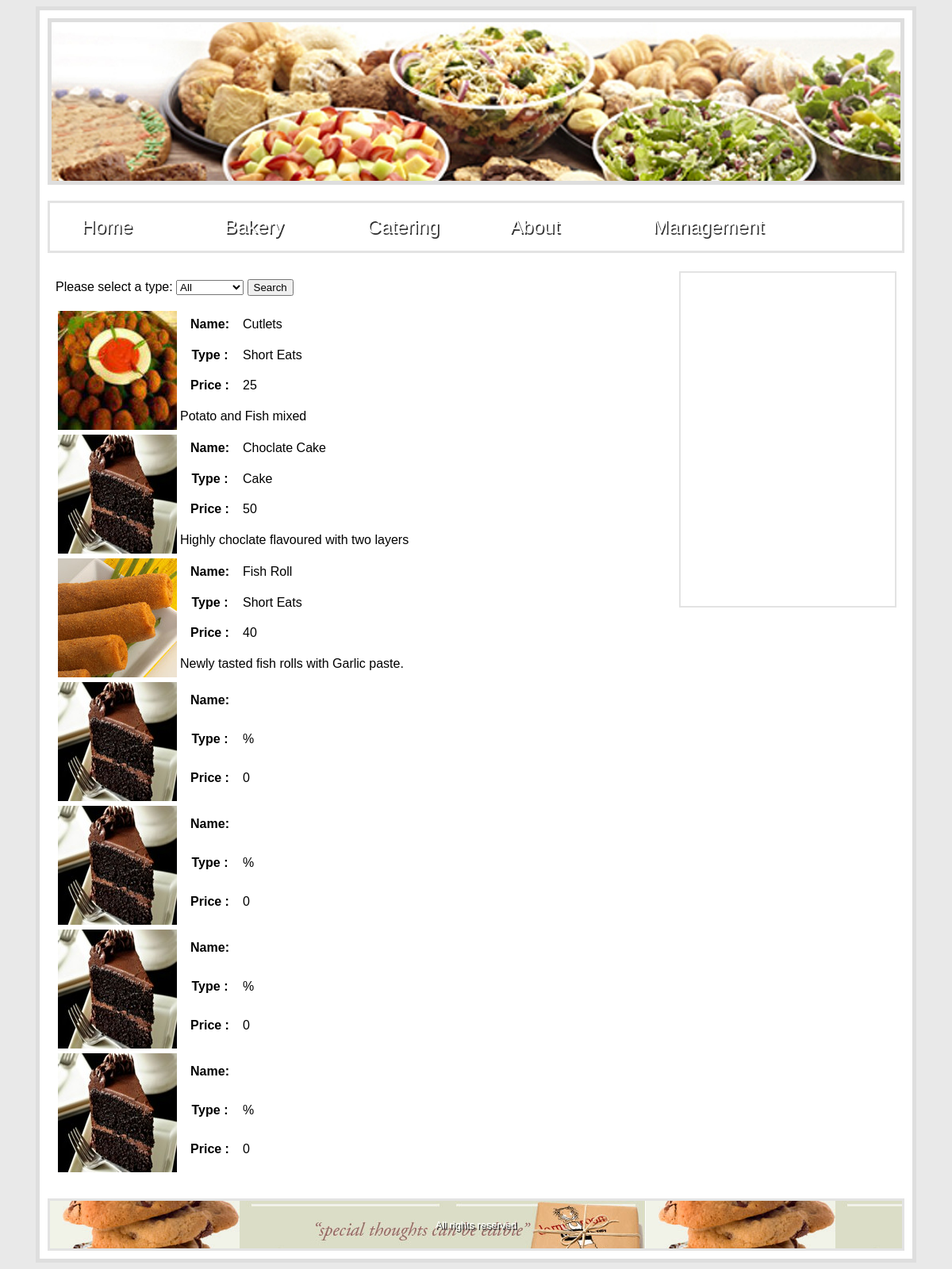
The app's page /Bakery.php with its own data.
### tables this page shows
CREATE TABLE IF NOT EXISTS `bakeryproducts` (
  `id` int(5) NOT NULL AUTO_INCREMENT,
  `name` varchar(50) NOT NULL,
  `type` varchar(20) NOT NULL,
  `price` float NOT NULL,
  `image` tinyblob NOT NULL,
  `description` varchar(250) NOT NULL,
  PRIMARY KEY (`id`)
);

### Bakery.php (called while the page is built, shortened)
<?php
require 'Controller/BakeryController.php';
$bakeryController = new BakeryController();
if(isset($_POST['types']))
{
    $bakeryTables = $bakeryController->CreateBakeryTables($_POST['types']);
}
else
{
    $bakeryTables = $bakeryController->CreateBakeryTables('%');
}
$content = $bakeryController->CreateBakeryDropdownList().$bakeryTables;
include 'Template.php';
?>

### Model/Credentials.php (called while the page is built)
<?php
$host = "localhost";
$user = "root";
$passwd = "";
$database = "salgadosdb";
?>

### Model/BakeryModel.php (called while the page is built, shortened)
<?php
require ("Entities/BakeryEntity.php");
class BakeryModel
{
    function GetBakeryTypes()
    {
        require 'Credentials.php';
        $result = mysql_query("SELECT DISTINCT type FROM bakeryproducts") or die(mysql_error());
        $types = array();
        while($row = mysql_fetch_array($result))
        {
            array_push($types, $row[0]);
        }
        return $types;
    }
    function GetBakeryByType($type)
    {
        require 'Credentials.php';
        $query = "SELECT * FROM bakeryproducts WHERE type LIKE '$type'";
        $result = mysql_query($query) or die(mysql_error());
        $bakeryArray = array();
        while ($row = mysql_fetch_array($result))
        {
            $id = $row[0];
            $name = $row[1];
            $type = $row[2];
            $price = $row[3];
            $image = $row[4];
            $description = $row[5];
            $bakeryproduct = new BakeryEntity($id,$name,$type,$price,$image,$description);
            array_push($bakeryArray, $bakeryproduct);
        }
            return $bakeryArray;
        }
}

### Entities/BakeryEntity.php (called while the page is built, shortened)
<?php
class BakeryEntity
{
    function __construct($id, $name, $type, $price, $image, $description) {
        $this->name =$name;
        $this->type =$type;
        $this->price =$price;
        $this->image = $image;
        $this->description =$description;
    }
}
?>

### Controller/BakeryController.php (the view, shortened to what this page needs)
<?php
require ("Model/BakeryModel.php");
class BakeryController
{
    function CreateBakeryDropdownList()
    {
       $bakeryModel = new BakeryModel();
       $result = "<form action = '' method = 'post' width ='200px' >
                Please select a type:
               <select name = 'types' >
                    <option value = '%'>All</option>
                    ".$this->CreateOptionValues($bakeryModel->GetBakeryTypes()).
               "</select>
               <input type = 'submit' value = 'Search'/>
               </form>";
       return $result;
    }
    function CreateOptionValues(array $valueArray)
    {
        $result = "";
        foreach ($valueArray as $value)
        {
            $result = $result . "<option value='$value'>$value</option>";
        }
        return $result;
    }
    function CreateBakeryTables($types)
    {
        $bakeryModel = new BakeryModel();
        $bakeryArray = $bakeryModel->GetBakeryByType($types);
        $result ="";
        foreach ($bakeryArray as $key => $bakery)
        {
            $result = $result .
                    "<table class = 'bakeryTable'>
                        <tr>
                            <th rowspan='6' width = '150px'><img runat = 'server' src = '$bakery->image' /></th>
                            <th width='75px' >Name:</th>
                            <td>$bakery->name</td>
                        </tr>
                        <tr>
                            <th>Type :</th>
                            <td>$bakery->type</td>
                        </tr>
                        <tr>
                            <th>Price :</th>
                            <td>$bakery->price </td>
                        </tr>
                        <tr>
                            <td colspan='2' >$bakery->description</td>
                        </tr>
                        </table>";
        }
        return $result;
    }
}

### Template.php (shortened to what this page needs)
<!DOCTYPE html>
<html>
    <head>
        <link rel="stylesheet" type="text/css" href="Styles/StyleSheet.css"/>
    </head>
    <body>
        <div id="wrapper">
            <div id="banner">
            </div>
            <nav id="navigation">
                <ul id="nav">
                    <li><a href="index.php">Home</a></li>
                    <li><a href="Bakery.php">Bakery</a></li>
                    <li><a href="#">Catering</a></li>
                    <li><a href="#">About</a></li>
                    <li><a href="Management.php">Management</a></li>
                </ul>
            </nav>
            <div id ="content_area">
                <?php echo $content; ?>
            </div>
            <div id="sidebar">
            </div>
            <footer>
                <p>All rights reserved</p>
        </div>
    </body>
</html>

### Styles/StyleSheet.css (style rules this page uses)
body { font-family: lucida grande , tahoma, verdana, arial, sans-serif; background-color: #e9e9e9; }
body p { font-size: 0.8em; line-height: 1.28; }
#wrapper { width: 1080px; background-color: white; margin: 0 auto; padding: 10px; border: 5px solid #dedede; }
#banner { background-image: url(../Images/food9.jpg); background-repeat: no-repeat; background-size: cover; border: 5px solid #dedede; height: 200px; }
#content_area { float: left; width: 750px; margin: 20px 0 20px 0; padding: 10px; }
#sidebar { float: right; width: 250px; height: 400px; margin: 20px 10px; padding: 10px; border: 2px solid #E3E3E3; }
footer { clear: both; width: auto; height: 40px; padding: 10px; border: 3px solid #E3E3E3; text-align: center; color: #fff; text-shadow: 0.1em 0.1em #333; background-image: url(../Images/footer.jpg); }
#navigation { height: 60px; border: 3px solid #E3E3E3; margin-top: 20px; text-shadow: 0.1em 0.1em #333; }
#nav { list-style: none; }
#nav li { font-size: 24px; float: left; position: relative; width: 180px; height: 50px; }
#nav a:link, nav a:active, nav a:visited { display: block; color: #fff; text-decoration: none; }

### records on screen
bakeryproducts: image (picture), name "Cutlets", type "Short Eats", price "25", description "Potato and Fish mixed"
bakeryproducts: image (picture), name "Choclate Cake", type "Cake", price "50", description "Highly choclate flavoured with two layers"
bakeryproducts: image (picture), name "Fish Roll", type "Short Eats", price "40", description "Newly tasted fish rolls with Garlic paste."
bakeryproducts: image (picture), type "%", price "0"
bakeryproducts: image (picture), type "%", price "0"
bakeryproducts: image (picture), type "%", price "0"
bakeryproducts: image (picture), type "%", price "0"
